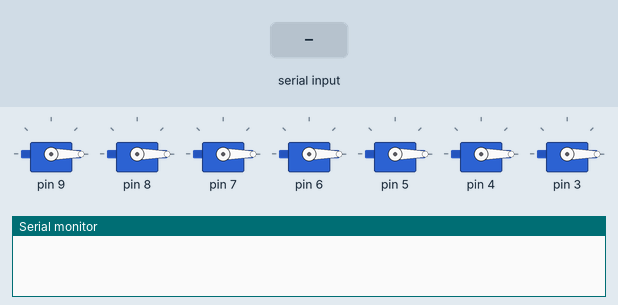
Bench run of a sketch on a simulated Arduino Uno, built with avr-gcc and run on an emulated ATmega328P. Parts: 7 × servo, the last lines printed to the serial monitor. The test bench sets the inputs (shaded band).

Above: at 5.6 s.
5.7 s: "90,45\n" received over the second serial link
At 6.7 s:
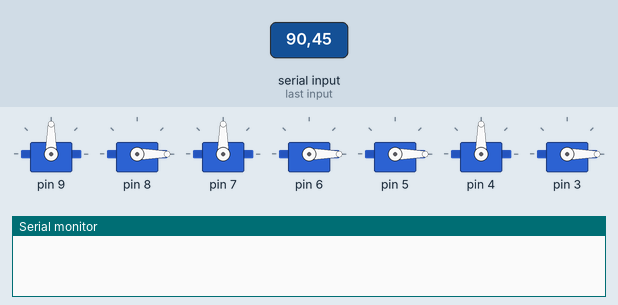
24.0 s: "30,150\n" received over the second serial link
At 26.2 s:
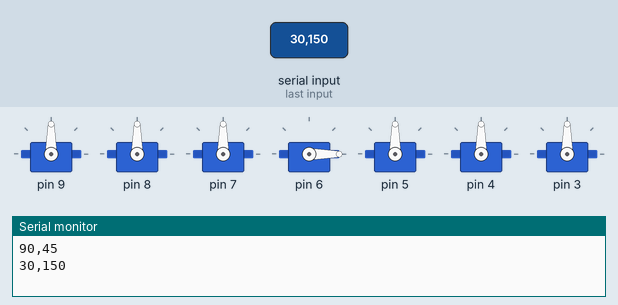
At 30.2 s:
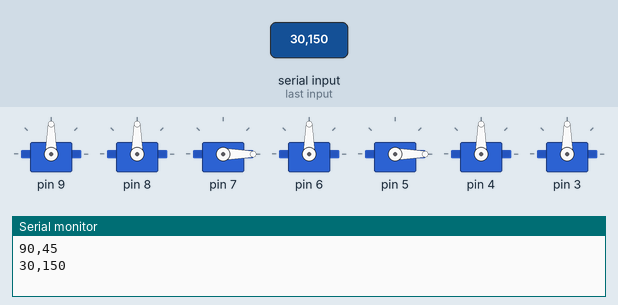
Timing chart, 0 to 33.7 s (numbered marks = the images above; inputs shaded):
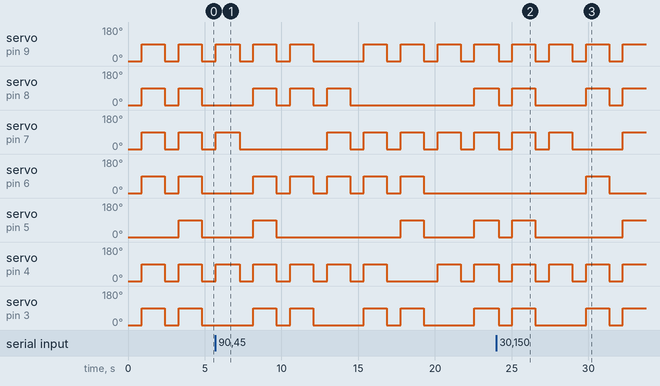

Measured:
- after the input at 24.0 s, servo on pin 9: alternates 90° for 1.5 s and 0° for 0.90 s, 8 changes in all, then stays 90°, starting after 0.14 s; servo on pin 8: goes 0° 0.90 s, 90° 1.5 s, 0° 3.3 s, 90° 1.5 s, 0° 0.90 s, then 90°, starting after 0.14 s
- by itself, servo on pin 8: repeats every 2.4 s: 0° 0.90 s, 90° 1.5 s
- by itself, servo on pin 6: alternates 90° for 1.5 s and 0° for 0.90 s, 10 changes in all, then stays 0°

The sketch:

unichtoshitel_3000.ino
```cpp
#include <SoftwareSerial.h>
#include <Servo.h>
#include <cppQueue.h>

Servo servo[7];
Queue queue(sizeof(int));
SoftwareSerial BT(11, 10);
String voice;
int decpos = 0;

const unsigned char digits[] = {
  1 << 0 | 1 << 1 | 1 << 2 | 1 << 4 | 1 << 5 | 1 << 6, // 0
  1 << 0 | 1 << 2 | 1 << 5, // 1
  1 << 0 | 1 << 2 | 1 << 3 | 1 << 4 | 1 << 6, // 2
  1 << 0 | 1 << 2 | 1 << 3 | 1 << 5 | 1 << 6, // 3
  1 << 1 | 1 << 2 | 1 << 3 | 1 << 5, // 4
  1 << 0 | 1 << 1 | 1 << 3 | 1 << 5 | 1 << 6, // 5
  1 << 0 | 1 << 1 | 1 << 3 | 1 << 4 | 1 << 5 | 1 << 6, // 6
  1 << 0 | 1 << 2 | 1 << 5, // 7
  1 << 0 | 1 << 1 | 1 << 2 | 1 << 3 | 1 << 4 | 1 << 5 | 1 << 6, // 8
  1 << 0 | 1 << 1 | 1 << 2 | 1 << 3 | 1 << 5 | 1 << 6 // 9
};

void setup() {
  for (int i = 0; i < 7; i++) {
    servo[i].attach(9 - i);
  }

  BT.begin(9600);
  Serial.begin(9600);

  countdown();
}

void loop() {
  while (BT.available()) {
    delay(10);
    char c = BT.read();

    if (c == '#')
      break;

    voice += c;
  }

  int ch;
  if (voice.length() > 1) {
    Serial.print(voice);
    if (voice == "*стоп") {
      queue.clean();
    } else if (voice == "*сброс") {
      queue.clean();
      show_digit(0);
    } else if (queue.isEmpty()){
      if (voice == "*ель") {
        decpos = 0;
        ch = -1;
        queue.push(&ch);
      } else if (voice == "*порт") {
        decpos = 0;
        ch = -2;
        queue.push(&ch);
      } else if (voice == "*кора") {
        countdown();
      }else {
        for (int i = 1; i < voice.length(); i++) {
          if (voice[i] < '0' || voice[i] > '9')
            continue;

          ch = voice[i] - '0';
          queue.push(&ch);
        }
      }
    }
    voice = "";
  }

  if (!queue.isEmpty()) {
    int digit;
    queue.peek(&digit);

    if (digit >= 0) {
      show_digit(digit);
      queue.pop(&digit);
    } else {
      show_digit(next_digit(digit));
      decpos++;
    }
  }
}

void clear_digit() {
  for (int i = 0; i < 7; i++) {
    servo[i].write(0);
  }
}

void set_digit(int digit) {
  for (int i = 0; i < 7; i++) {
    bool bt = (digits[digit] & ( 1 << i )) >> i;
    servo[i].write(bt * 90);
  }
}

void show_digit(int digit) {
  clear_digit();
  delay(900);

  set_digit(digit);
  delay(1500);
}

int next_digit(int number) { // TODO:
  if (decpos > 50) {
    queue.clean();
    return;
  }

  if (number == -1) { // e number
    char e[] = "71828182845904523536028747135266249775724709369995";
    return e[decpos] - '0';
  } else if (number == -2) { // pi number
    char pi[] = "14159265358979323846264338327950288419716939937510";
    return pi[decpos] - '0';
  }
}

void countdown() {
  for (int i = 9; i >= 0; i--) {
    int fuck = i;
    queue.push(&fuck);
  }
}
```
